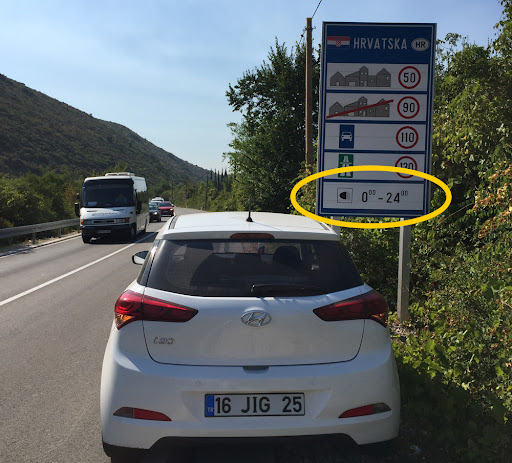
#> input picture test.jpg, 512 x 463 px
$ python -i perspective_fix.py   (imports and definitions only)
#> lines starting #> are read from the running program, lines starting #| are printed output that depends on the picture; after the words box and inside, x2 and y2 are one past the last pixel; in counts of white or black regions, pixels touching at a corner belong together
#> further down, picture is the input picture: shape (463, 512, 3); mean B, G, R 102.2, 101.8, 95.4
import cv2
import numpy as np

def correct_perspective(image):
    """Eğik plakaları düzeltmek için perspektif dönüşümü uygular."""
    gray = cv2.cvtColor(image, cv2.COLOR_BGR2GRAY)
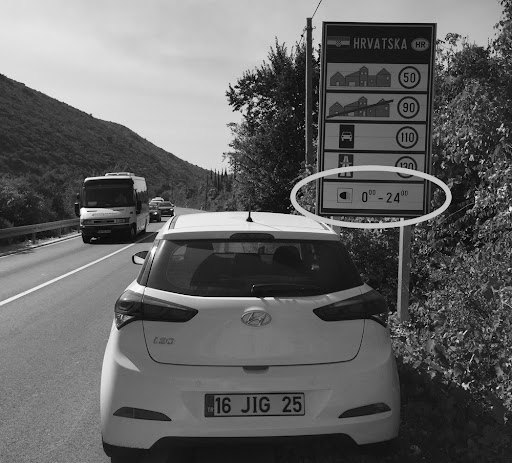
#> gray: shape (463, 512); min 0, max 255, mean 99.9
    edges = cv2.Canny(gray, 50, 200)
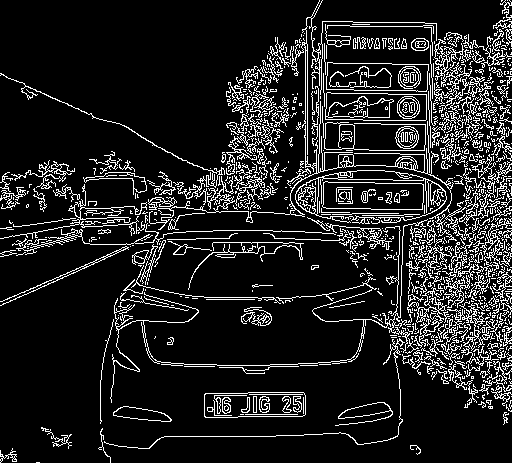
#> edges: shape (463, 512); 12.9% white in thin lines or dots

    # Konturları bul
    contours, _ = cv2.findContours(edges, cv2.RETR_TREE, cv2.CHAIN_APPROX_SIMPLE)
#> contours = 1531 contours, 1322 with area under 20; largest, box (x1, y1, x2, y2) and area: (326, 62, 429, 92) 2672, (326, 62, 429, 92) 2670, (325, 92, 427, 121) 2639, (322, 181, 424, 210) 2598, (322, 181, 424, 210) 2597

    for cnt in contours:
        approx = cv2.approxPolyDP(cnt, 0.02 * cv2.arcLength(cnt, True), True)
        if len(approx) == 4:  # Plaka genellikle dörtgen olduğu için
            pts1 = np.float32([point[0] for point in approx])  # Köşe noktaları
            break
    else:
        return image  # Plaka bulunamazsa orijinal resmi döndür
#> this loop made 5 passes

    # Hedef plaka boyutu (standart bir oran)
    width = 200
    height = 50
    pts2 = np.float32([[0, 0], [width, 0], [width, height], [0, height]])

    # Perspektif dönüşüm matrisi
    matrix = cv2.getPerspectiveTransform(pts1, pts2)
#> matrix = [[100, -100, 44500], [25, 25, -11775], [3.55e-17, -2.87e-14, 1]]
    warped = cv2.warpPerspective(image, matrix, (width, height))
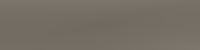
#> warped: shape (50, 200, 3); mean B, G, R 100.4, 110.4, 117.4

    return warped

>>> import cv2
>>> picture = cv2.imread('test.jpg')
>>> result = correct_perspective(picture)
